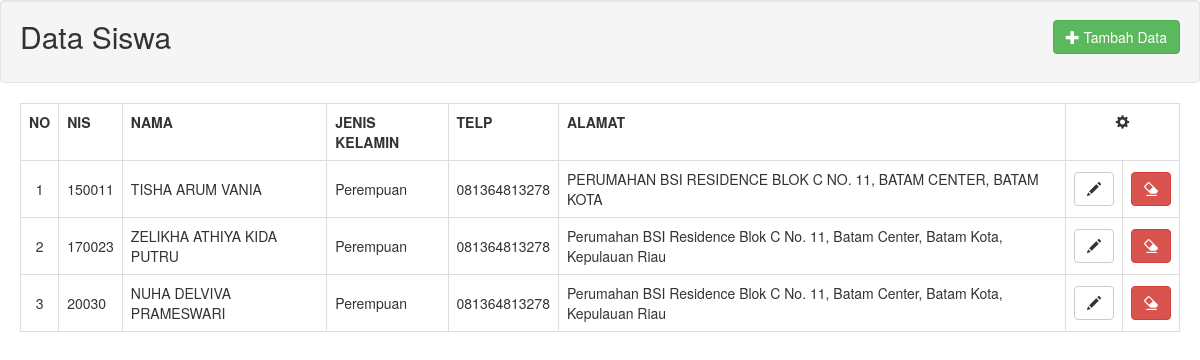
The page / on the database its author committed.
### tables this page shows
CREATE TABLE `siswa` (
  `id` int(11) NOT NULL,
  `nis` varchar(11) NOT NULL,
  `nama` varchar(50) NOT NULL,
  `jenis_kelamin` varchar(10) NOT NULL,
  `telp` varchar(15) NOT NULL,
  `alamat` text NOT NULL
);

### application/controllers/Siswa.php (called while the page is built, shortened)
<?php
class Siswa extends CI_Controller {
  public function __construct(){
    $this->load->model('SiswaModel');
  }
  public function index(){
    $data['model'] = $this->SiswaModel->view();
    $this->load->view('siswa/index', $data);
  }
}

### index.php (called while the page is built, shortened)
<?php
require_once BASEPATH.'core/CodeIgniter.php';

### application/models/SiswaModel.php (called while the page is built, shortened)
<?php if ( ! defined('BASEPATH')) exit('No direct script access allowed');
class SiswaModel extends CI_Model {
  public function view(){
    return $this->db->get('siswa')->result();
  }
}

### application/views/siswa/view.php (the view, shortened to what this page needs)
<div class="table-responsive">
  <table class="table table-bordered">
    <tr>
      <th class="text-center">NO</th>
      <th>NIS</th>
      <th>NAMA</th>
      <th>JENIS KELAMIN</th>
      <th>TELP</th>
      <th>ALAMAT</th>
      <th colspan="2" class="text-center"><span class="glyphicon glyphicon-cog"></span></th>
    </tr>
    <?php
        $no = 1;
    foreach($model as $data){
    ?>
      <tr>
        <td class="align-middle text-center"><?php echo $no; ?></td>
        <td class="align-middle"><?php echo $data->nis; ?></td>
        <td class="align-middle"><?php echo $data->nama; ?></td>
        <td class="align-middle"><?php echo $data->jenis_kelamin; ?></td>
        <td class="align-middle"><?php echo $data->telp; ?></td>
        <td class="align-middle"><?php echo $data->alamat; ?></td>
        <td class="align-middle text-center">
          <a href="javascript:void();" data-id="<?php echo $data->id; ?>" data-toggle="modal" data-target="#form-modal" class="btn btn-default btn-form-ubah"><span class="glyphicon glyphicon-pencil"></span></a>
        </td>
        <td class="align-middle text-center">
          <a href="javascript:void();" data-id="<?php echo $data->id; ?>" data-toggle="modal" data-target="#delete-modal" class="btn btn-danger btn-alert-hapus"><span class="glyphicon glyphicon-erase"></span></a>
        </td>
      </tr>
    <?php
      $no++;
    }
    ?>
  </table>
</div>

### application/views/siswa/index.php (shortened to what this page needs)
<!DOCTYPE html>
<html lang="en">
<head>
  <link href="<?= base_url('css/bootstrap.min.css') ?>" rel="stylesheet">
</head>
<body>
    <div class="well">
        <button type="button" id="btn-tambah" data-toggle="modal" data-target="#form-modal" class="btn btn-success pull-right">
            <span class="glyphicon glyphicon-plus"></span>  Tambah Data
        </button>
        <h2 style="margin-top: 0;">Data Siswa</h2>
    </div>
    <div id="view" style="margin: 10px 20px;">
        <?php $this->load->view('siswa/view', array('model'=>$model));  ?>
    </div>
</body>
</html>

### application/views/siswa/index.php (style rules this page uses)
.align-middle { vertical-align: middle !important; }

### rows shown on the page
siswa: nis "150011", nama "TISHA ARUM VANIA", jenis_kelamin "Perempuan", telp "081364813278", alamat "PERUMAHAN BSI RESIDENCE BLOK C NO. 11, BATAM CENTER, BATAM KOTA"
siswa: nis "170023", nama "ZELIKHA ATHIYA KIDA PUTRU", jenis_kelamin "Perempuan", telp "081364813278", alamat "Perumahan BSI Residence Blok C No. 11, Batam Center, Batam Kota, Kepulauan Riau"
siswa: nis "20030", nama "NUHA DELVIVA PRAMESWARI", jenis_kelamin "Perempuan", telp "081364813278", alamat "Perumahan BSI Residence Blok C No. 11, Batam Center, Batam Kota, Kepulauan Riau"
